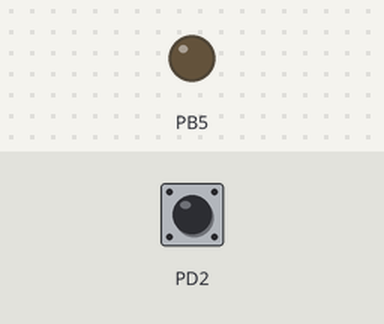
Recording of a program running on a simulated ATmega328P, built with avr-gcc and emulated at 16 MHz. Shown: output pins drawn as LEDs (lit = HIGH). The test bench sets the inputs (shaded band); at power-on: PD2 HIGH.

Above: at 1.2 s.
1.3 s: PD2 pulled LOW for 0.15 s
At 1.6 s:
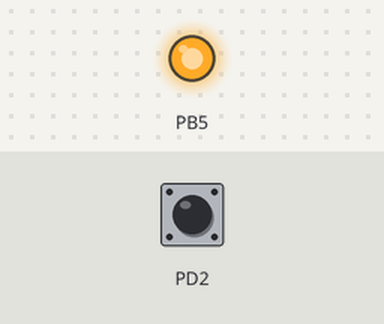
2.9 s: PD2 pulled LOW for 1 s
At 4.0 s:
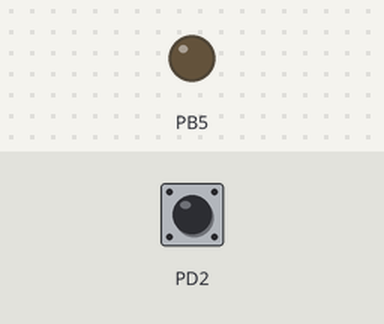
5.4 s: PD2 pulled LOW for 3.2 s
At 5.9 s:
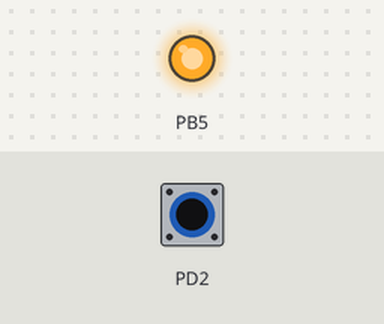
Timing chart, 0 to 8.4 s (numbered marks = the images above; inputs shaded):
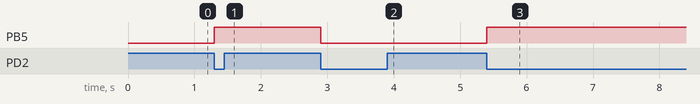

Measured:
- after the input at 1.3 s, PB5: LOW → HIGH at once
- after the input at 2.9 s, PB5: HIGH → LOW at once
- after the input at 5.4 s, PB5: LOW → HIGH at once

The program:

main.c
```c
/*
 * 7장 실습: 외부 인터럽트와 디바운싱 (아두이노 우노, ATmega328P)
 *
 * 연결
 *   D13 (PB5): 보드 내장 LED
 *   D2  (PD2 = INT0): 택트 스위치 -- GND (내부 풀업, 누르면 Low)
 *
 * 동작
 *   버튼을 누르면 INT0 하강 에지 인터럽트가 걸린다.
 *   ISR은 플래그만 세우고 INT0을 잠시 막는다.
 *   메인 루프가 LED를 반전하고, 20 ms 뒤에 INT0을 다시 허용한다.
 *
 * 레지스터: ATmega328P 데이터시트, External Interrupts 장
 *   EICRA (ISC01:ISC00 = 10 → 하강 에지), EIMSK (INT0), EIFR (INTF0, 1을 써서 지움)
 */
#include <avr/io.h>
#include <avr/interrupt.h>
#include <util/atomic.h>
#include <util/delay.h>
#include <stdint.h>

static volatile uint8_t  button_event;   /* ISR → 메인: 버튼이 눌렸다 */
static volatile uint16_t press_count;    /* ISR이 늘리는 16비트 카운터 */

ISR(INT0_vect)
{
    EIMSK &= ~(1 << INT0);       /* 바운싱 동안 더 이상 받지 않는다 */
    button_event = 1;
    press_count++;
}

static uint16_t read_press_count(void)
{
    uint16_t n;
    ATOMIC_BLOCK(ATOMIC_RESTORESTATE) {  /* 8비트 두 번 읽는 동안 인터럽트 금지 */
        n = press_count;
    }
    return n;
}

int main(void)
{
    DDRB  |=  (1 << DDB5);
    DDRD  &= ~(1 << DDD2);
    PORTD |=  (1 << PORTD2);

    EICRA = (EICRA & ~((1 << ISC01) | (1 << ISC00))) | (1 << ISC01);   /* INT0: 하강 에지 */
    EIFR  = (1 << INTF0);        /* 혹시 남아 있을 플래그 지우기 */
    EIMSK |= (1 << INT0);        /* INT0 허용 */
    sei();                       /* 전체 인터럽트 허용 (SREG의 I 비트) */

    for (;;) {
        if (button_event) {
            button_event = 0;
            PINB = (1 << PINB5);                 /* LED 반전 */

            _delay_ms(20);                       /* 바운싱이 끝날 때까지 기다린다 */
            EIFR  = (1 << INTF0);                /* 그동안 생긴 플래그를 지우고 */
            EIMSK |= (1 << INT0);                /* 다시 허용 */
        }

        if (read_press_count() >= 10) {          /* 10번 누르면 LED를 끄고 처음부터 */
            PORTB &= ~(1 << PORTB5);
            ATOMIC_BLOCK(ATOMIC_RESTORESTATE) {
                press_count = 0;
            }
        }
    }
}
```
